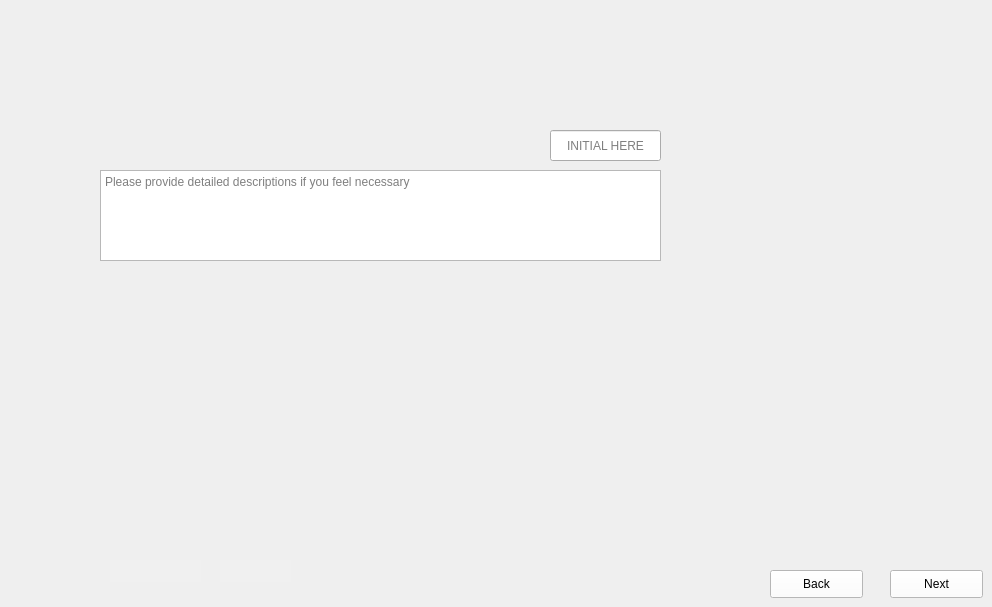
      <widget class="QWidget" name="DicePiezoWaferintoSubwafers3">
       <property name="styleSheet">
        <string notr="true">border-image: url(:/images/images/subwafer3.PNG);</string>
       </property>
       <widget class="QLineEdit" name="DicePiezoWaferintoSubwafers3_Initals">
        <property name="geometry">
         <rect>
          <x>220</x>
          <y>560</y>
          <width>71</width>
          <height>22</height>
         </rect>
        </property>
        <property name="styleSheet">
         <string notr="true">QLineEdit{
background-color: rgb(240, 240, 240);
border: none;
border-image:None;
}</string>
        </property>
       </widget>
       <widget class="QLineEdit" name="DicePiezoWaferintoSubwafers3_Data">
        <property name="enabled">
         <bool>true</bool>
        </property>
        <property name="geometry">
         <rect>
          <x>550</x>
          <y>130</y>
          <width>111</width>
          <height>31</height>
         </rect>
        </property>
        <property name="styleSheet">
         <string notr="true">color: rgb(0, 0, 0);
border-image:None;</string>
        </property>
        <property name="text">
         <string/>
        </property>
        <property name="maxLength">
         <number>32767</number>
        </property>
        <property name="alignment">
         <set>Qt::AlignCenter</set>
        </property>
        <property name="placeholderText">
         <string>INITIAL HERE</string>
        </property>
       </widget>
       <widget class="QLineEdit" name="DicePiezoWaferintoSubwafers3_Dates">
        <property name="geometry">
         <rect>
          <x>110</x>
          <y>560</y>
          <width>91</width>
          <height>22</height>
         </rect>
        </property>
        <property name="styleSheet">
         <string notr="true">QLineEdit{
background-color: rgb(240, 240, 240);
border: none;
border-image:None;
}</string>
        </property>
       </widget>
       <widget class="QPushButton" name="DicePiezoWaferintoSubwafers3_Back">
        <property name="geometry">
         <rect>
          <x>770</x>
          <y>570</y>
          <width>93</width>
          <height>28</height>
         </rect>
        </property>
        <property name="styleSheet">
         <string notr="true">QPushButton{
background-color: rgb(255, 255, 255);
height: 35px;
border-image:None;
}
QPushButton::hover{
background-color: rgb(0, 0, 255);
}
QPushButton:pressed{
padding-top:7px;
padding-top:7px;
}</string>
        </property>
        <property name="text">
         <string>Back</string>
        </property>
        <property name="iconSize">
         <size>
          <width>20</width>
          <height>20</height>
         </size>
        </property>
        <property name="autoDefault">
         <bool>false</bool>
        </property>
       </widget>
       <widget class="QTextEdit" name="DicePiezoWaferintoSubwafers3_comments">
        <property name="geometry">
         <rect>
          <x>100</x>
          <y>170</y>
          <width>561</width>
          <height>91</height>
         </rect>
        </property>
        <property name="styleSheet">
         <string notr="true">border-image:None;
</string>
        </property>
        <property name="placeholderText">
         <string>Please provide detailed descriptions if you feel necessary</string>
        </property>
       </widget>
       <widget class="QPushButton" name="DicePiezoWaferintoSubwafers3_Next">
        <property name="geometry">
         <rect>
          <x>890</x>
          <y>570</y>
          <width>93</width>
          <height>28</height>
         </rect>
        </property>
        <property name="styleSheet">
         <string notr="true">QPushButton{
background-color: rgb(255, 255, 255);
height: 35px;
border-image:None;
}
QPushButton::hover{
background-color: rgb(0, 0, 255);
}
QPushButton:pressed{
padding-top:7px;
padding-top:7px;
}</string>
        </property>
        <property name="text">
         <string>Next</string>
        </property>
        <property name="iconSize">
         <size>
          <width>20</width>
          <height>20</height>
         </size>
        </property>
        <property name="autoDefault">
         <bool>false</bool>
        </property>
       </widget>
      </widget>
